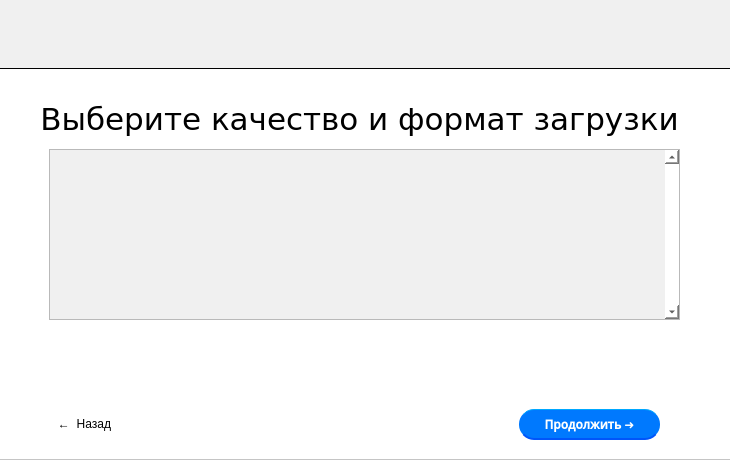
<?xml version="1.0" encoding="UTF-8"?>
<ui version="4.0">
 <class>Dialog</class>
 <widget class="QDialog" name="Dialog">
  <property name="geometry">
   <rect>
    <x>0</x>
    <y>0</y>
    <width>730</width>
    <height>460</height>
   </rect>
  </property>
  <property name="windowTitle">
   <string>Dialog</string>
  </property>
  <widget class="QFrame" name="frame">
   <property name="geometry">
    <rect>
     <x>-10</x>
     <y>-11</y>
     <width>751</width>
     <height>80</height>
    </rect>
   </property>
   <property name="styleSheet">
    <string notr="true">background-color: #f0f0f0;
border: 1px solid black;</string>
   </property>
   <property name="frameShape">
    <enum>QFrame::StyledPanel</enum>
   </property>
   <property name="frameShadow">
    <enum>QFrame::Raised</enum>
   </property>
  </widget>
  <widget class="QFrame" name="frame_2">
   <property name="geometry">
    <rect>
     <x>-1</x>
     <y>69</y>
     <width>741</width>
     <height>391</height>
    </rect>
   </property>
   <property name="styleSheet">
    <string notr="true">background-color: #fff;</string>
   </property>
   <property name="frameShape">
    <enum>QFrame::StyledPanel</enum>
   </property>
   <property name="frameShadow">
    <enum>QFrame::Raised</enum>
   </property>
   <widget class="QLabel" name="label">
    <property name="geometry">
     <rect>
      <x>-20</x>
      <y>0</y>
      <width>761</width>
      <height>101</height>
     </rect>
    </property>
    <property name="sizePolicy">
     <sizepolicy hsizetype="Maximum" vsizetype="Minimum">
      <horstretch>0</horstretch>
      <verstretch>0</verstretch>
     </sizepolicy>
    </property>
    <property name="font">
     <font>
      <family>DejaVu Sans</family>
      <pointsize>23</pointsize>
     </font>
    </property>
    <property name="autoFillBackground">
     <bool>false</bool>
    </property>
    <property name="styleSheet">
     <string notr="true">color: #000;</string>
    </property>
    <property name="text">
     <string>Выберите качество и формат загрузки</string>
    </property>
    <property name="alignment">
     <set>Qt::AlignCenter</set>
    </property>
   </widget>
   <widget class="QScrollArea" name="scrollArea">
    <property name="geometry">
     <rect>
      <x>50</x>
      <y>80</y>
      <width>631</width>
      <height>171</height>
     </rect>
    </property>
    <property name="styleSheet">
     <string notr="true">background-color: #f0f0f0;
color: white;</string>
    </property>
    <property name="verticalScrollBarPolicy">
     <enum>Qt::ScrollBarAlwaysOn</enum>
    </property>
    <property name="horizontalScrollBarPolicy">
     <enum>Qt::ScrollBarAsNeeded</enum>
    </property>
    <property name="sizeAdjustPolicy">
     <enum>QAbstractScrollArea::AdjustToContentsOnFirstShow</enum>
    </property>
    <property name="widgetResizable">
     <bool>true</bool>
    </property>
    <property name="alignment">
     <set>Qt::AlignCenter</set>
    </property>
    <widget class="QWidget" name="scrollAreaWidgetContents">
     <property name="geometry">
      <rect>
       <x>0</x>
       <y>0</y>
       <width>615</width>
       <height>169</height>
      </rect>
     </property>
     <layout class="QVBoxLayout" name="verticalLayout"/>
    </widget>
   </widget>
   <widget class="QPushButton" name="pushButton">
    <property name="geometry">
     <rect>
      <x>520</x>
      <y>340</y>
      <width>141</width>
      <height>31</height>
     </rect>
    </property>
    <property name="font">
     <font>
      <family>Open Sans Semibold</family>
      <pointsize>9</pointsize>
      <weight>75</weight>
      <bold>true</bold>
     </font>
    </property>
    <property name="styleSheet">
     <string notr="true">.QPushButton {
	background-color: #0079fe; 
	border-radius: 15px;
	color: white;
	border-top: 1px solid #00a8ff;
	border-bottom: 2px solid #0055fa;
} 
.QPushButton:pressed {
	border: none;
	background-color: #013d7d; 
} </string>
    </property>
    <property name="text">
     <string>Продолжить ➜</string>
    </property>
   </widget>
   <widget class="QPushButton" name="pushButton_2">
    <property name="geometry">
     <rect>
      <x>20</x>
      <y>340</y>
      <width>131</width>
      <height>30</height>
     </rect>
    </property>
    <property name="styleSheet">
     <string notr="true">QPushButton {
	border: none;
}
QPushButton:pressed {
	color: rgb(200, 200, 200);
}</string>
    </property>
    <property name="text">
     <string>←  Назад</string>
    </property>
   </widget>
  </widget>
 </widget>
 <resources/>
 <connections/>
</ui>
